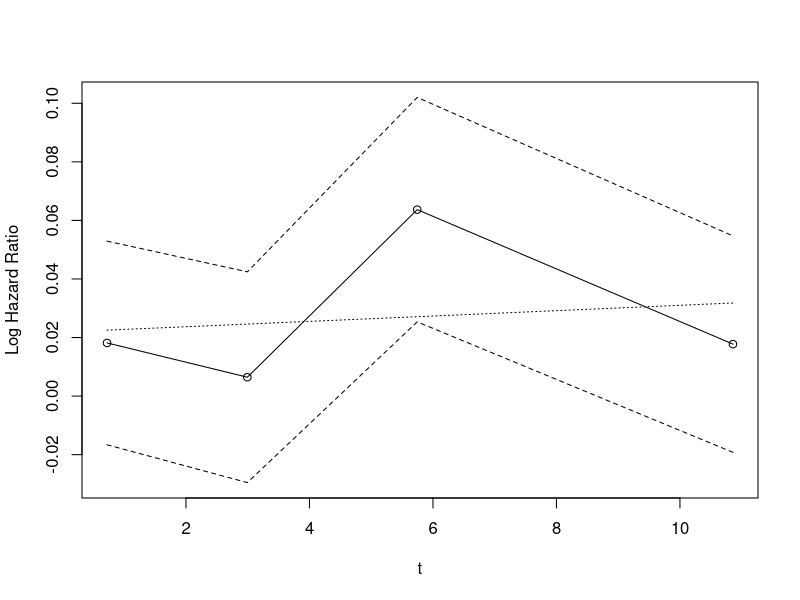

Source code (R):
library(rms)


### Name: hazard.ratio.plot
### Title: Hazard Ratio Plot
### Aliases: hazard.ratio.plot
### Keywords: survival

### ** Examples

n <- 500
set.seed(1)
age <- 50 + 12*rnorm(n)
cens <- 15*runif(n)
h <- .02*exp(.04*(age-50))
d.time <- -log(runif(n))/h
label(d.time) <- 'Follow-up Time'
e <- ifelse(d.time <= cens,1,0)
d.time <- pmin(d.time, cens)
units(d.time) <- "Year"
hazard.ratio.plot(age, Surv(d.time,e), e=20, legendloc='ll')
